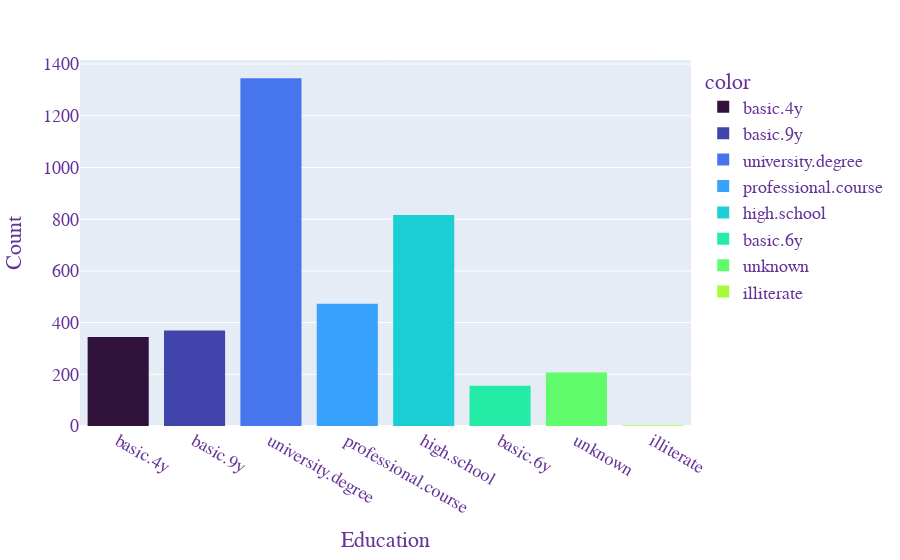

Write notebook code for a chart like this one.
### Markdown cell above
**Histogram**

### Code cell
fig2 = px.histogram(x = bank['education'],color = bank.education,nbins=50,color_discrete_sequence=px.colors.sequential.Turbo)

fig2.update_layout(
    title_x=0.5,
    title_font_color='rgb(42, 1, 52)',
    xaxis_title="Education",
    yaxis_title="Count",
    font=dict(
        family="Courier New, monospace",
        size=18,
        color="RebeccaPurple"
    ))

### Figure 1 — Plotly figure (JSON) as saved in the notebook; plotly's stock layout.template omitted (floating-point values rounded to 4 significant figures; data arrays with more than 128 entries replaced by an {"elided": "..."} marker saying what was removed)
{"data": [{"alignmentgroup": "True", "bingroup": "x", "hovertemplate": "color=basic.4y<br>x=%{x}<br>count=%{y}<extra></extra>", "legendgroup": "basic.4y", "marker": {"color": "#30123b", "pattern": {"shape": ""}}, "name": "basic.4y", "nbinsx": 50, "offsetgroup": "basic.4y", "orientation": "v", "showlegend": true, "type": "histogram", "x": {"elided": "344 str values"}, "xaxis": "x", "yaxis": "y"}, {"alignmentgroup": "True", "bingroup": "x", "hovertemplate": "color=basic.9y<br>x=%{x}<br>count=%{y}<extra></extra>", "legendgroup": "basic.9y", "marker": {"color": "#4145ab", "pattern": {"shape": ""}}, "name": "basic.9y", "nbinsx": 50, "offsetgroup": "basic.9y", "orientation": "v", "showlegend": true, "type": "histogram", "x": {"elided": "369 str values"}, "xaxis": "x", "yaxis": "y"}, {"alignmentgroup": "True", "bingroup": "x", "hovertemplate": "color=university.degree<br>x=%{x}<br>count=%{y}<extra></extra>", "legendgroup": "university.degree", "marker": {"color": "#4675ed", "pattern": {"shape": ""}}, "name": "university.degree", "nbinsx": 50, "offsetgroup": "university.degree", "orientation": "v", "showlegend": true, "type": "histogram", "x": {"elided": "1345 str values"}, "xaxis": "x", "yaxis": "y"}, {"alignmentgroup": "True", "bingroup": "x", "hovertemplate": "color=professional.course<br>x=%{x}<br>count=%{y}<extra></extra>", "legendgroup": "professional.course", "marker": {"color": "#39a2fc", "pattern": {"shape": ""}}, "name": "professional.course", "nbinsx": 50, "offsetgroup": "professional.course", "orientation": "v", "showlegend": true, "type": "histogram", "x": {"elided": "473 str values"}, "xaxis": "x", "yaxis": "y"}, {"alignmentgroup": "True", "bingroup": "x", "hovertemplate": "color=high.school<br>x=%{x}<br>count=%{y}<extra></extra>", "legendgroup": "high.school", "marker": {"color": "#1bcfd4", "pattern": {"shape": ""}}, "name": "high.school", "nbinsx": 50, "offsetgroup": "high.school", "orientation": "v", "showlegend": true, "type": "histogram", "x": {"elided": "816 str values"}, "xaxis": "x", "yaxis": "y"}, {"alignmentgroup": "True", "bingroup": "x", "hovertemplate": "color=basic.6y<br>x=%{x}<br>count=%{y}<extra></extra>", "legendgroup": "basic.6y", "marker": {"color": "#24eca6", "pattern": {"shape": ""}}, "name": "basic.6y", "nbinsx": 50, "offsetgroup": "basic.6y", "orientation": "v", "showlegend": true, "type": "histogram", "x": {"elided": "156 str values"}, "xaxis": "x", "yaxis": "y"}, {"alignmentgroup": "True", "bingroup": "x", "hovertemplate": "color=unknown<br>x=%{x}<br>count=%{y}<extra></extra>", "legendgroup": "unknown", "marker": {"color": "#61fc6c", "pattern": {"shape": ""}}, "name": "unknown", "nbinsx": 50, "offsetgroup": "unknown", "orientation": "v", "showlegend": true, "type": "histogram", "x": {"elided": "207 str values"}, "xaxis": "x", "yaxis": "y"}, {"alignmentgroup": "True", "bingroup": "x", "hovertemplate": "color=illiterate<br>x=%{x}<br>count=%{y}<extra></extra>", "legendgroup": "illiterate", "marker": {"color": "#a4fc3b", "pattern": {"shape": ""}}, "name": "illiterate", "nbinsx": 50, "offsetgroup": "illiterate", "orientation": "v", "showlegend": true, "type": "histogram", "x": ["illiterate", "illiterate", "illiterate"], "xaxis": "x", "yaxis": "y"}], "layout": {"barmode": "relative", "font": {"color": "RebeccaPurple", "family": "Courier New, monospace", "size": 18}, "legend": {"title": {"text": "color"}, "tracegroupgap": 0}, "margin": {"t": 60}, "title": {"font": {"color": "rgb(42, 1, 52)"}, "x": 0.5}, "xaxis": {"anchor": "y", "domain": [0, 1], "title": {"text": "Education"}}, "yaxis": {"anchor": "x", "domain": [0, 1], "title": {"text": "Count"}}}}
